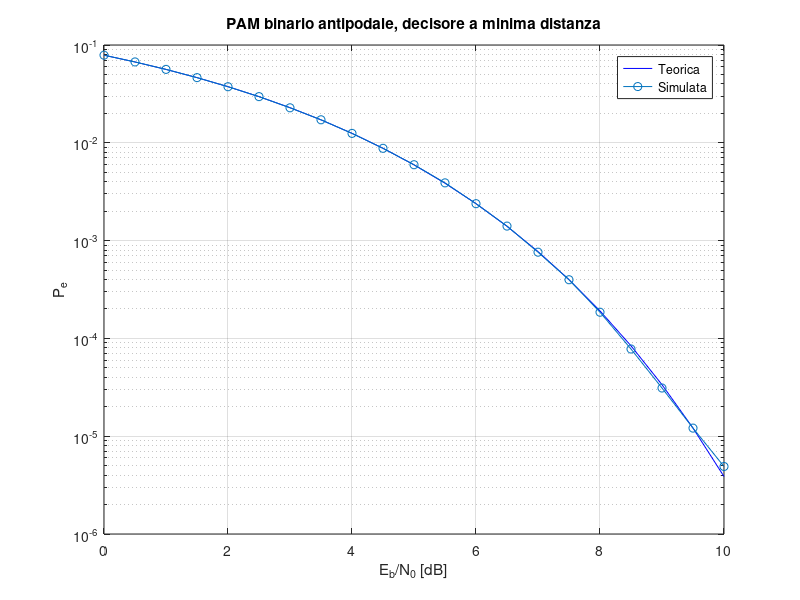

This figure's MATLAB source:
clear; clc; close all;

N = 1e7;          % numero di bit
A = 1;            % ampiezza del segnale
EbN0dB = 0:.5:10;
hatpe = zeros(size(EbN0dB));
pe = zeros(size(EbN0dB));

% Stringa in input
x = rand(1,N)<.5;

% Mappatura PAM antipodale: 0 -> -A, 1 -> +A
s = A*(2*x - 1);

for k = 1:length(EbN0dB)
    EbN0 = 10^(EbN0dB(k)/10);
    sigma = sqrt(A^2/(2*EbN0));
    
    % Canale AWGN
    r = s + sigma*randn(1,N);

    % Decisore a minima distanza
    d0 = abs(r - (-A));     % distanza da s0 = -A
    d1 = abs(r - (+A));     % distanza da s1 = +A
    y = d1 < d0;            % sceglie il simbolo più vicino (1 se più vicino a +A)

    % Stringa di errore
    err = (x~=y);

    % Stima della probabilità di errore
    hatpe(k) = sum(err)/N;

    % Probabilità di errore teorica
    pe(k) = qfunc(A/sigma);

    fprintf('Eb/N0 = %2d dB | teorica = %e | simulata = %e\n', EbN0dB(k), pe(k), hatpe(k));

end

% Grafico
figure;
semilogy(EbN0dB, pe, 'b-', EbN0dB, hatpe, '-o');
grid on;
xlabel('E_b/N_0 [dB]');
ylabel('P_e');
legend('Teorica', 'Simulata');
title('PAM binario antipodale, decisore a minima distanza');
